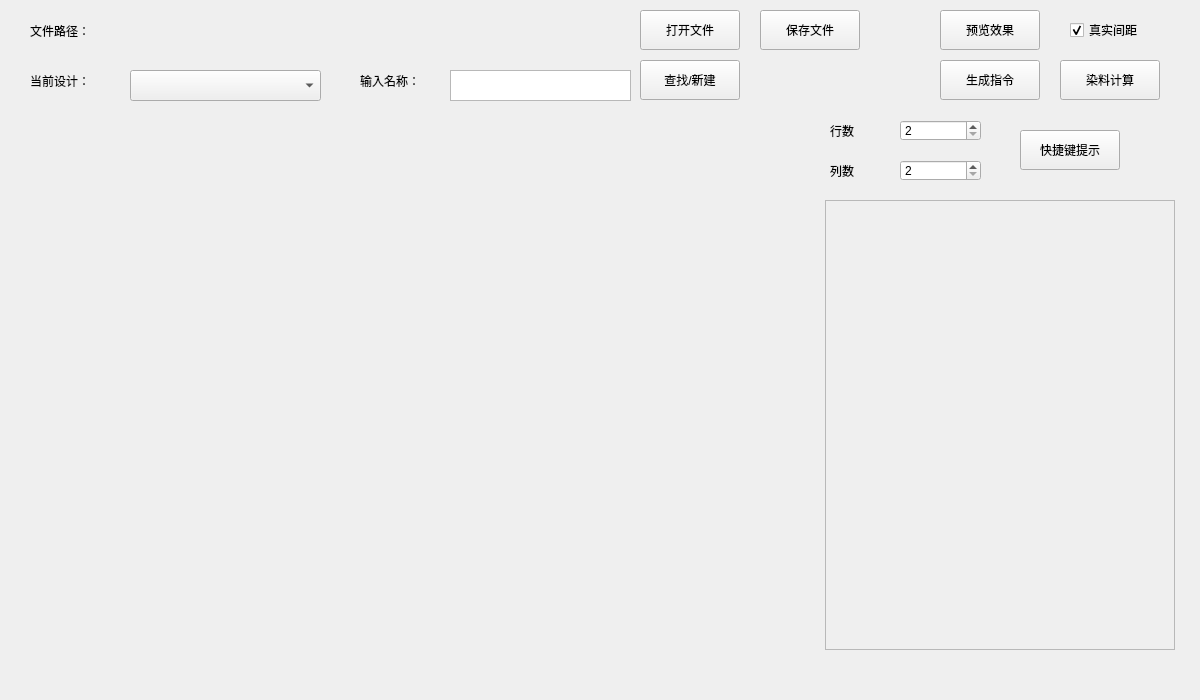
<?xml version="1.0" encoding="UTF-8"?>
<ui version="4.0">
 <class>BannerDesigner</class>
 <widget class="QWidget" name="BannerDesigner">
  <property name="geometry">
   <rect>
    <x>0</x>
    <y>0</y>
    <width>1200</width>
    <height>700</height>
   </rect>
  </property>
  <property name="windowTitle">
   <string>BannerDesigner</string>
  </property>
  <property name="styleSheet">
   <string notr="true">QGroupBox { font-weight: bold;}</string>
  </property>
  <widget class="QScrollArea" name="scrollArea">
   <property name="geometry">
    <rect>
     <x>825</x>
     <y>200</y>
     <width>350</width>
     <height>450</height>
    </rect>
   </property>
   <property name="widgetResizable">
    <bool>true</bool>
   </property>
   <widget class="QWidget" name="scrollAreaWidgetContents">
    <property name="geometry">
     <rect>
      <x>0</x>
      <y>0</y>
      <width>348</width>
      <height>448</height>
     </rect>
    </property>
    <widget class="QWidget" name="gridLayoutWidget">
     <property name="geometry">
      <rect>
       <x>-1</x>
       <y>-1</y>
       <width>351</width>
       <height>451</height>
      </rect>
     </property>
     <layout class="QGridLayout" name="GridLayout"/>
    </widget>
   </widget>
  </widget>
  <widget class="QSpinBox" name="RowSpinBox">
   <property name="geometry">
    <rect>
     <x>900</x>
     <y>120</y>
     <width>81</width>
     <height>21</height>
    </rect>
   </property>
   <property name="minimum">
    <number>2</number>
   </property>
   <property name="maximum">
    <number>64</number>
   </property>
  </widget>
  <widget class="QLabel" name="RowLabel">
   <property name="geometry">
    <rect>
     <x>830</x>
     <y>120</y>
     <width>71</width>
     <height>21</height>
    </rect>
   </property>
   <property name="text">
    <string>行数</string>
   </property>
  </widget>
  <widget class="QSpinBox" name="ColumnSpinBox">
   <property name="geometry">
    <rect>
     <x>900</x>
     <y>160</y>
     <width>81</width>
     <height>21</height>
    </rect>
   </property>
   <property name="minimum">
    <number>2</number>
   </property>
   <property name="maximum">
    <number>64</number>
   </property>
  </widget>
  <widget class="QLabel" name="ColumnLabel">
   <property name="geometry">
    <rect>
     <x>830</x>
     <y>160</y>
     <width>71</width>
     <height>21</height>
    </rect>
   </property>
   <property name="text">
    <string>列数</string>
   </property>
  </widget>
  <widget class="QLabel" name="FilepathTxtLabel">
   <property name="geometry">
    <rect>
     <x>30</x>
     <y>20</y>
     <width>71</width>
     <height>21</height>
    </rect>
   </property>
   <property name="text">
    <string>文件路径：</string>
   </property>
  </widget>
  <widget class="QLabel" name="FilePathLabel">
   <property name="geometry">
    <rect>
     <x>130</x>
     <y>20</y>
     <width>341</width>
     <height>61</height>
    </rect>
   </property>
   <property name="text">
    <string/>
   </property>
   <property name="alignment">
    <set>Qt::AlignLeading|Qt::AlignLeft|Qt::AlignTop</set>
   </property>
  </widget>
  <widget class="QPushButton" name="OpenFileButton">
   <property name="geometry">
    <rect>
     <x>640</x>
     <y>10</y>
     <width>100</width>
     <height>40</height>
    </rect>
   </property>
   <property name="text">
    <string>打开文件</string>
   </property>
  </widget>
  <widget class="QComboBox" name="DesignSelectComboBox">
   <property name="geometry">
    <rect>
     <x>130</x>
     <y>70</y>
     <width>191</width>
     <height>31</height>
    </rect>
   </property>
  </widget>
  <widget class="QLabel" name="DesignSelectLabel">
   <property name="geometry">
    <rect>
     <x>30</x>
     <y>70</y>
     <width>71</width>
     <height>21</height>
    </rect>
   </property>
   <property name="text">
    <string>当前设计：</string>
   </property>
  </widget>
  <widget class="QLabel" name="NewDesignLabel">
   <property name="geometry">
    <rect>
     <x>360</x>
     <y>70</y>
     <width>71</width>
     <height>21</height>
    </rect>
   </property>
   <property name="text">
    <string>输入名称：</string>
   </property>
  </widget>
  <widget class="QPlainTextEdit" name="NewDesignTextEdit">
   <property name="geometry">
    <rect>
     <x>450</x>
     <y>70</y>
     <width>181</width>
     <height>31</height>
    </rect>
   </property>
   <property name="font">
    <font>
     <pointsize>7</pointsize>
    </font>
   </property>
  </widget>
  <widget class="QPushButton" name="NewDesignButton">
   <property name="geometry">
    <rect>
     <x>640</x>
     <y>60</y>
     <width>100</width>
     <height>40</height>
    </rect>
   </property>
   <property name="text">
    <string>查找/新建</string>
   </property>
  </widget>
  <widget class="QPushButton" name="SaveFileButton">
   <property name="geometry">
    <rect>
     <x>760</x>
     <y>10</y>
     <width>100</width>
     <height>40</height>
    </rect>
   </property>
   <property name="text">
    <string>保存文件</string>
   </property>
  </widget>
  <widget class="QPushButton" name="CommandButton">
   <property name="geometry">
    <rect>
     <x>940</x>
     <y>60</y>
     <width>100</width>
     <height>40</height>
    </rect>
   </property>
   <property name="text">
    <string>生成指令</string>
   </property>
  </widget>
  <widget class="QPushButton" name="DisplayButton">
   <property name="geometry">
    <rect>
     <x>940</x>
     <y>10</y>
     <width>100</width>
     <height>40</height>
    </rect>
   </property>
   <property name="text">
    <string>预览效果</string>
   </property>
  </widget>
  <widget class="QCheckBox" name="RealMarginCheckBox">
   <property name="geometry">
    <rect>
     <x>1070</x>
     <y>10</y>
     <width>101</width>
     <height>40</height>
    </rect>
   </property>
   <property name="text">
    <string>真实间距</string>
   </property>
   <property name="checked">
    <bool>true</bool>
   </property>
  </widget>
  <widget class="QPushButton" name="InfoButton">
   <property name="geometry">
    <rect>
     <x>1020</x>
     <y>130</y>
     <width>100</width>
     <height>40</height>
    </rect>
   </property>
   <property name="text">
    <string>快捷键提示</string>
   </property>
  </widget>
  <widget class="QPushButton" name="CalculateButton">
   <property name="geometry">
    <rect>
     <x>1060</x>
     <y>60</y>
     <width>100</width>
     <height>40</height>
    </rect>
   </property>
   <property name="text">
    <string>染料计算</string>
   </property>
  </widget>
 </widget>
 <resources/>
 <connections/>
</ui>
